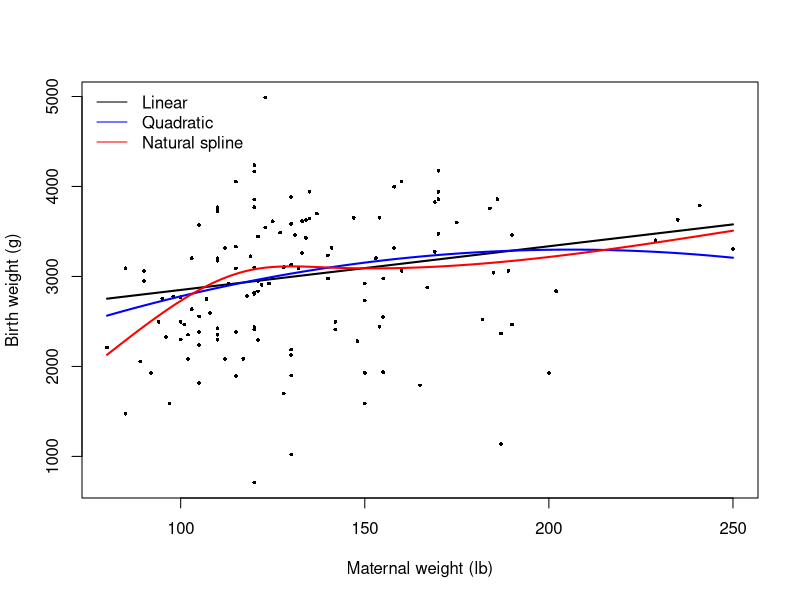
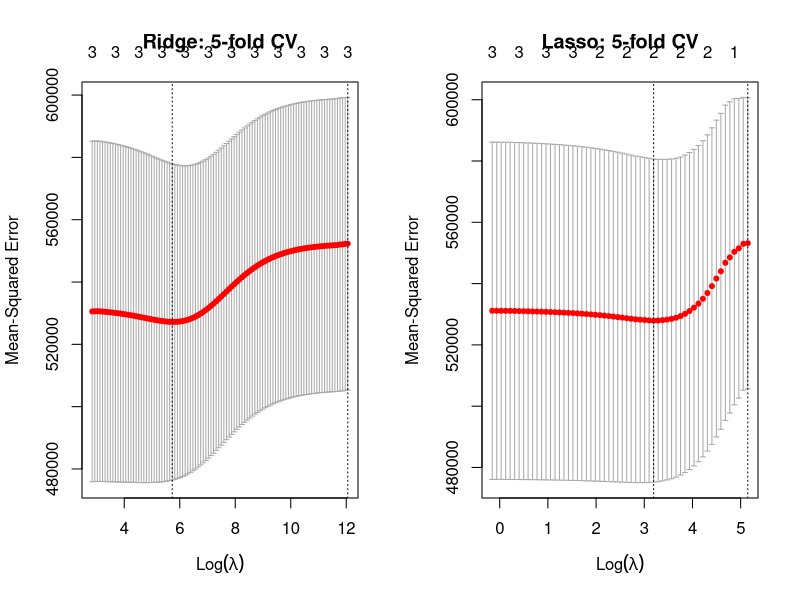

Write R code to recreate these figures, in order. (Note: this script raises an error after producing the figures.)
## ---- chunk 1

library(MASS)
library(Hmisc)
library(rms)
library(boot)
library(glmnet)

d <- MASS::birthwt
d$smoke <- factor(d$smoke, levels = c(0, 1), labels = c("No", "Yes"))
d$race <- factor(d$race, levels = c(1, 2, 3), labels = c("White", "Black", "Other"))
stopifnot(nrow(d) == 189, !anyNA(d[, c("bwt", "age", "lwt", "smoke", "race")]))
Hmisc::describe(d[, c("bwt", "age", "lwt")])
## ---- chunk 2

d <- MASS::birthwt
d$smoke <- factor(d$smoke, levels = c(0, 1), labels = c("No", "Yes"))
d$race <- factor(d$race, levels = c(1, 2, 3), labels = c("White", "Black", "Other"))
stopifnot(nrow(d) == 189, !anyNA(d[, c("bwt", "age", "lwt", "smoke", "race")]))
Hmisc::describe(d[, c("bwt", "age", "lwt")])
## ---- chunk 3

set.seed(2026)
train_id <- sample(seq_len(nrow(d)), size = floor(0.70 * nrow(d)))
train <- d[train_id, ]
test <- d[-train_id, ]
## ---- chunk 4
linear_fit <- lm(bwt ~ age + lwt + smoke, data = train)
summary(linear_fit)
## ---- chunk 5
quadratic_fit <- lm(bwt ~ age + lwt + I(lwt^2) + smoke, data = train)
summary(quadratic_fit)
## ---- chunk 6
# 3 degrees of freedom; training knots reused by predict().
spline_fit <- lm(bwt ~ age + splines::ns(lwt, df = 3) + smoke, data = train)
summary(spline_fit)
## ---- chunk 7
new_people <- data.frame(
  age = rep(median(train$age), 100),
  lwt = seq(min(train$lwt), max(train$lwt), length.out = 100),
  smoke = factor(rep("No", 100), levels = levels(train$smoke))
)
plot(train$lwt, train$bwt, pch = 16, cex = 0.5,
     xlab = "Maternal weight (lb)", ylab = "Birth weight (g)")
lines(new_people$lwt, predict(linear_fit, newdata = new_people), col = "black", lwd = 2)
lines(new_people$lwt, predict(quadratic_fit, newdata = new_people), col = "blue", lwd = 2)
lines(new_people$lwt, predict(spline_fit, newdata = new_people), col = "red", lwd = 2)
legend("topleft", c("Linear", "Quadratic", "Natural spline"),
       col = c("black", "blue", "red"), lty = 1, bty = "n")
## ---- chunk 8
cv_linear_fit <- glm(bwt ~ age + lwt + smoke, data = train, family = gaussian())
cv_quadratic_fit <- glm(bwt ~ age + lwt + I(lwt^2) + smoke,
                        data = train, family = gaussian())
## ---- chunk 9
set.seed(2026)
cv_linear <- boot::cv.glm(train, cv_linear_fit, K = 5)$delta[1]
set.seed(2026)
cv_quadratic <- boot::cv.glm(train, cv_quadratic_fit, K = 5)$delta[1]
c(Linear_MSE = cv_linear, Quadratic_MSE = cv_quadratic)


x_train <- model.matrix(bwt ~ age + lwt + smoke, data = train)[, -1, drop = FALSE]
x_test <- model.matrix(bwt ~ age + lwt + smoke, data = test)[, -1, drop = FALSE]
y_train <- train$bwt



## ---- chunk 10



set.seed(2026)
ridge_cv <- glmnet::cv.glmnet(x_train, y_train, family = "gaussian",
                             alpha = 0, nfolds = 5, type.measure = "mse")
set.seed(2026)
lasso_cv <- glmnet::cv.glmnet(x_train, y_train, family = "gaussian",
                             alpha = 1, nfolds = 5, type.measure = "mse")
par(mfrow = c(1, 2))
plot(ridge_cv, main = "Ridge: 5-fold CV")
plot(lasso_cv, main = "Lasso: 5-fold CV")
par(mfrow = c(1, 1))
coef(ridge_cv, s = "lambda.min")
coef(lasso_cv, s = "lambda.min")

# 9. FINAL TEST-SET EVALUATION (ISLR 5)
# Compare models on the same untouched observations.
pred_linear <- predict(linear_fit, newdata = test)
pred_quadratic <- predict(quadratic_fit, newdata = test)
pred_spline <- predict(spline_fit, newdata = test)
pred_ridge <- as.numeric(predict(ridge_cv, newx = x_test, s = "lambda.min"))
pred_lasso <- as.numeric(predict(lasso_cv, newx = x_test, s = "lambda.min"))

mse <- c(
  Linear = mean((test$bwt - pred_linear)^2),
  Quadratic = mean((test$bwt - pred_quadratic)^2),
  Spline = mean((test$bwt - pred_spline)^2),
  Ridge = mean((test$bwt - pred_ridge)^2),
  Lasso = mean((test$bwt - pred_lasso)^2)
)
round(data.frame(MSE = mse, RMSE = sqrt(mse)), 2)
# Do not select and then report the minimum test MSE as unbiased performance.

# 10. RMS: SPLINE EFFECTS AND ANOVA (ESL 5)
# Refit on training data for diagnostics; use x/y for bootstrap validation.
dd <- rms::datadist(train)
options(datadist = "dd")
rms_spline <- rms::ols(bwt ~ age + rcs(lwt, 4) + smoke,
                       data = train, x = TRUE, y = TRUE)
print(rms_spline)
anova(rms_spline)  # Nonlinear row tests departure from linearity
plot(rms::Predict(rms_spline, lwt),
     xlab = "Maternal weight (lb)", ylab = "Predicted birth weight (g)")

# 11. RESIDUAL DIAGNOSTICS (OLS)
par(mfrow = c(2, 2))
plot(linear_fit, which = c(1, 2, 3, 5))
par(mfrow = c(1, 1))

# 12. BOOTSTRAP MODEL VALIDATION (ISLR 5)
set.seed(2026)
rms::validate(rms_spline, method = "boot", B = 200)

# 13. BOOTSTRAP CI FOR MEAN BIRTH WEIGHT (ISLR 5)
set.seed(2026)
Hmisc::smean.cl.boot(train$bwt, B = 1000, conf.int = 0.95)
